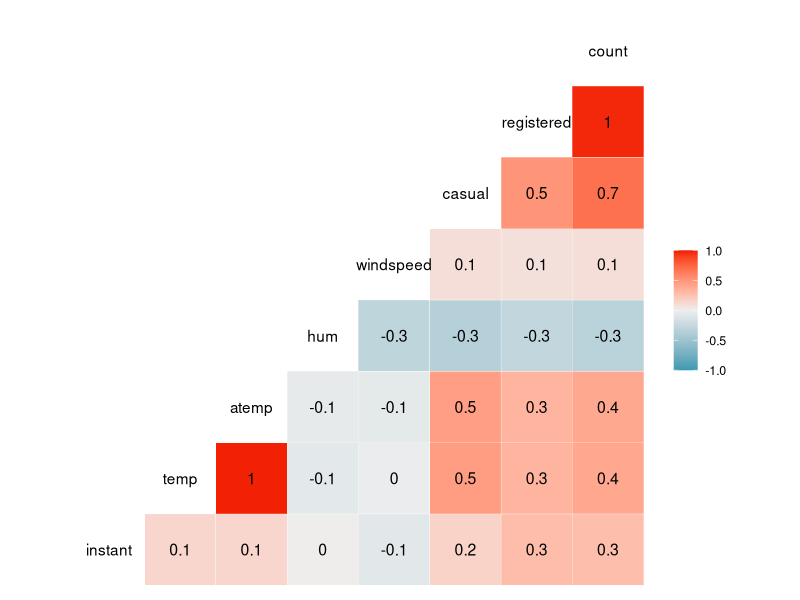
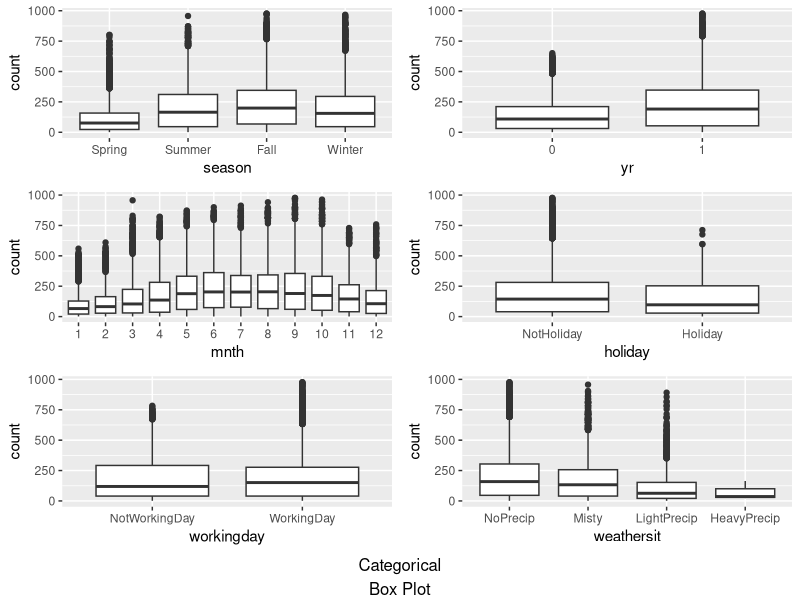
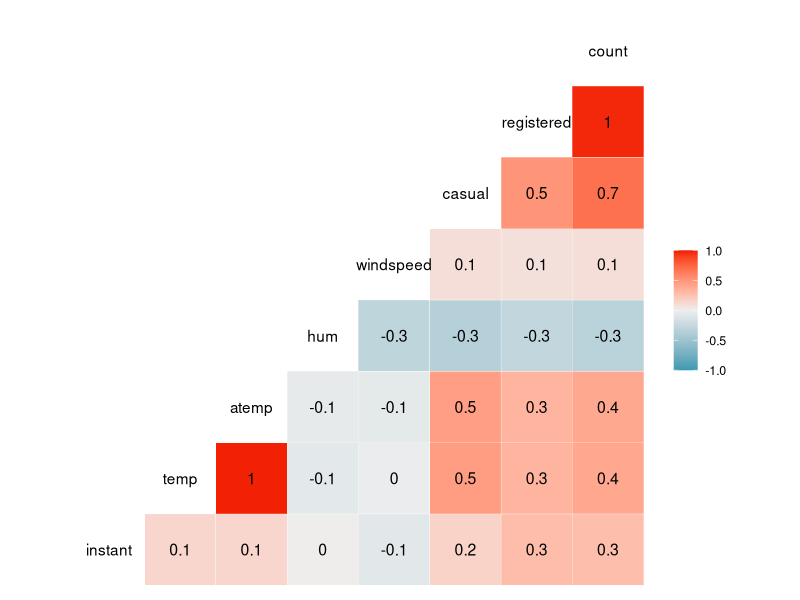
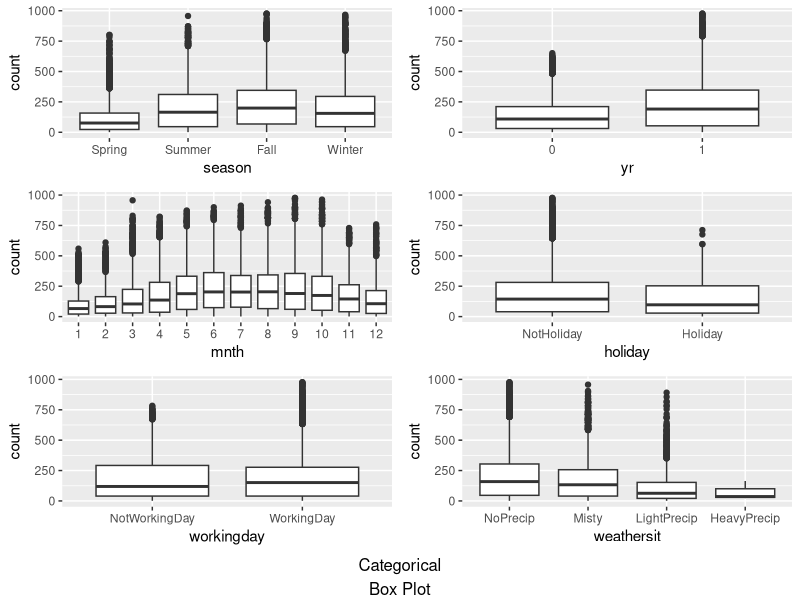
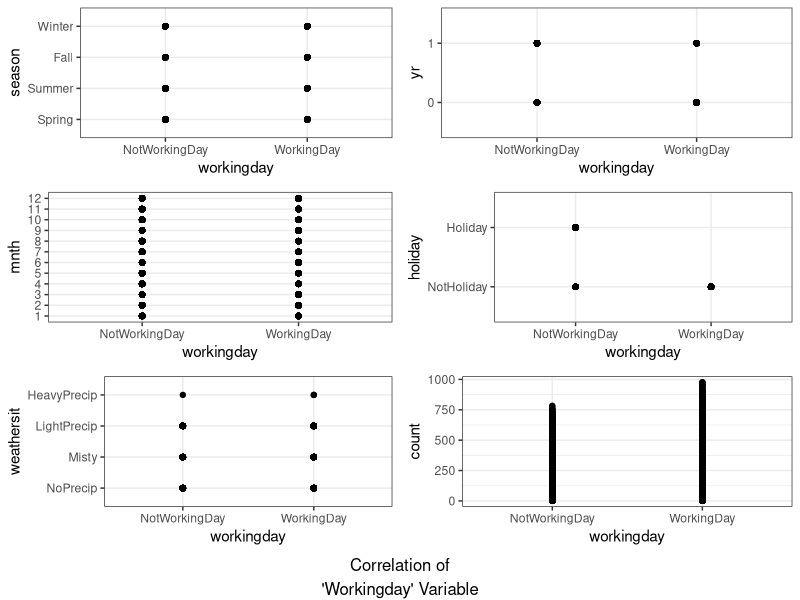

Write R code to recreate these figures, in order.
## ---- chunk 1
options(tidyverse.quiet = TRUE)

library(tidyverse)
library(GGally)
library(MASS)
library(car)
library(gridExtra)
library(leaps)
library(caret)
## ---- chunk 2
hour <- read_csv("hour.csv")
bike = as_tibble(hour)

bike = bike %>% mutate(season = as_factor(as.character(season))) %>%
mutate(season = fct_recode(season,
"Spring" = "1",
"Summer" = "2",
"Fall" = "3",
"Winter" = "4"))

bike = bike %>% mutate(yr = as_factor(as.character(yr))) %>%
mutate(yr = fct_recode(yr,
"0" = "0",
"1" = "1"))


# We decided to convert yr, mnth and hr variables into factors to convert them to categorical variables. 
# These values are not logically quantitative. Even though they are numbers they represent a categorical/string value. 
# We should not be running models on "Tuesday". 

bike = bike %>% mutate(mnth = as_factor(as.character(mnth))) %>%
mutate(mnth = fct_recode(mnth,
"1" = "1",
"2" = "2",
"3" = "3",
"4" = "4",
"5" = "5",
"6" = "6",
"7" = "7",
"8" = "8",
"9" = "9",
"10" = "10",
"11" = "11",
"12" = "12"))

bike = bike %>% mutate(hr = as_factor(as.character(hr))) %>%
mutate(hr = fct_recode(hr,
"0" = "0",
"1" = "1",
"2" = "2",
"3" = "3",
"4" = "4",
"5" = "5",
"6" = "6",
"7" = "7",
"8" = "8",
"9" = "9",
"10" = "10",
"11" = "11",
"12" = "12",
"13" = "13",
"14" = "14",
"15" = "15",
"16" = "16",
"17" = "17",
"18" = "18",
"19" = "19",
"20" = "20",
"21" = "21",
"22" = "22",
"23" = "23"))

bike = bike %>% mutate(holiday = as_factor(as.character(holiday))) %>%
mutate(holiday = fct_recode(holiday,
"NotHoliday" = "0",
"Holiday" = "1"))

bike = bike %>% mutate(workingday = as_factor(as.character(workingday))) %>%
mutate(workingday = fct_recode(workingday,
"NotWorkingDay" = "0",
"WorkingDay" = "1"))

bike = bike %>% mutate(weathersit = as_factor(as.character(weathersit))) %>%
mutate(weathersit = fct_recode(weathersit,
"NoPrecip" = "1",
"Misty" = "2",
"LightPrecip" = "3",
"HeavyPrecip" = "4"))

bike = bike %>% mutate(weekday = as_factor(as.character(weekday))) %>%
mutate(weekday = fct_recode(weekday,
"Sunday" = "0",
"Monday" = "1",
"Tuesday" = "2",
"Wednesday" = "3", 
"Thursday" = "4",
"Friday" = "5",
"Saturday" = "6"))


## ---- chunk 3

model1 = lm(count ~ temp + atemp + hum + windspeed, bike)#linear model with quantitative variables as dependent        variables, Count being independent vatiable. 

summary(model1)

ggcorr(bike, label = TRUE)

## ---- chunk 4
ssn = ggplot(bike, aes(x=season, y=count)) + 
  geom_boxplot()

year = ggplot(bike, aes(x=yr, y=count)) + 
  geom_boxplot()

month = ggplot(bike, aes(x=mnth, y=count)) + 
  geom_boxplot()

hldy = ggplot(bike, aes(x=holiday, y=count)) + 
  geom_boxplot()

wkngday = ggplot(bike, aes(x=workingday, y=count)) + 
  geom_boxplot()

wethsit = ggplot(bike, aes(x=weathersit, y=count)) + 
  geom_boxplot()


grid.arrange(ssn, year, month, hldy, wkngday, wethsit, bottom="Categorical\nBox Plot")


## ---- chunk 5
options(tidyverse.quiet = TRUE)

library(tidyverse)
library(GGally)
library(MASS)
library(car)
library(gridExtra)
## ---- chunk 6
hour <- read_csv("hour.csv")
bike = as_tibble(hour)

bike = bike %>% mutate(season = as_factor(as.character(season))) %>%
mutate(season = fct_recode(season,
"Spring" = "1",
"Summer" = "2",
"Fall" = "3",
"Winter" = "4"))

bike = bike %>% mutate(yr = as_factor(as.character(yr))) %>%
mutate(yr = fct_recode(yr,
"0" = "0",
"1" = "1"))


# We decided to convert yr, mnth and hr variables into factors to convert them to categorical variables. 
# These values are not logically quantitative. Even though they are numbers they represent a categorical/string value. 
# We should not be running models on "Tuesday". 

bike = bike %>% mutate(mnth = as_factor(as.character(mnth))) %>%
mutate(mnth = fct_recode(mnth,
"1" = "1",
"2" = "2",
"3" = "3",
"4" = "4",
"5" = "5",
"6" = "6",
"7" = "7",
"8" = "8",
"9" = "9",
"10" = "10",
"11" = "11",
"12" = "12"))

bike = bike %>% mutate(hr = as_factor(as.character(hr))) %>%
mutate(hr = fct_recode(hr,
"0" = "0",
"1" = "1",
"2" = "2",
"3" = "3",
"4" = "4",
"5" = "5",
"6" = "6",
"7" = "7",
"8" = "8",
"9" = "9",
"10" = "10",
"11" = "11",
"12" = "12",
"13" = "13",
"14" = "14",
"15" = "15",
"16" = "16",
"17" = "17",
"18" = "18",
"19" = "19",
"20" = "20",
"21" = "21",
"22" = "22",
"23" = "23"))

bike = bike %>% mutate(holiday = as_factor(as.character(holiday))) %>%
mutate(holiday = fct_recode(holiday,
"NotHoliday" = "0",
"Holiday" = "1"))

bike = bike %>% mutate(workingday = as_factor(as.character(workingday))) %>%
mutate(workingday = fct_recode(workingday,
"NotWorkingDay" = "0",
"WorkingDay" = "1"))

bike = bike %>% mutate(weathersit = as_factor(as.character(weathersit))) %>%
mutate(weathersit = fct_recode(weathersit,
"NoPrecip" = "1",
"Misty" = "2",
"LightPrecip" = "3",
"HeavyPrecip" = "4"))

bike = bike %>% mutate(weekday = as_factor(as.character(weekday))) %>%
mutate(weekday = fct_recode(weekday,
"Sunday" = "0",
"Monday" = "1",
"Tuesday" = "2",
"Wednesday" = "3", 
"Thursday" = "4",
"Friday" = "5",
"Saturday" = "6"))


## ---- chunk 7

model1 = lm(count ~ temp + atemp + hum + windspeed, bike)#linear model with quantitative variables as dependent        variables, Count being independent vatiable. 

summary(model1)

ggcorr(bike, label = TRUE)

## ---- chunk 8
ssn = ggplot(bike, aes(x=season, y=count)) + 
  geom_boxplot()

year = ggplot(bike, aes(x=yr, y=count)) + 
  geom_boxplot()

month = ggplot(bike, aes(x=mnth, y=count)) + 
  geom_boxplot()

hldy = ggplot(bike, aes(x=holiday, y=count)) + 
  geom_boxplot()

wkngday = ggplot(bike, aes(x=workingday, y=count)) + 
  geom_boxplot()

wethsit = ggplot(bike, aes(x=weathersit, y=count)) + 
  geom_boxplot()


grid.arrange(ssn, year, month, hldy, wkngday, wethsit, bottom="Categorical\nBox Plot")


## ---- chunk 9
bike = bike %>% dplyr::select(-c("instant", "dteday", "registered", "casual"))

allmod = lm(count ~., bike)
summary(allmod)

emptymod = lm(count ~ -1, bike)
summary(emptymod)

## ---- chunk 10
forwardmod = stepAIC(emptymod, direction = "forward", scope=list(upper=allmod, lower=emptymod),
                     trace = TRUE)
summary(forwardmod)

## ---- chunk 11

backmod = stepAIC(allmod, direction = "backward", trace = TRUE)
summary(backmod)

## ---- chunk 12
ssn = ggplot(bike, aes(x=workingday, y=season)) + geom_point() + theme_bw()

year = ggplot(bike, aes(x=workingday, y=yr)) + geom_point() + theme_bw()

month = ggplot(bike, aes(x=workingday, y=mnth)) + geom_point() + theme_bw()

hldy = ggplot(bike, aes(x=workingday, y=holiday)) + geom_point() + theme_bw()

wethsit = ggplot(bike, aes(x=workingday, y=weathersit)) + geom_point() + theme_bw()

cnt = ggplot(bike, aes(x=workingday, y=count)) + geom_point() + theme_bw()

grid.arrange(ssn, year, month, hldy, wethsit, cnt, bottom="Correlation of\n'Workingday' Variable")
